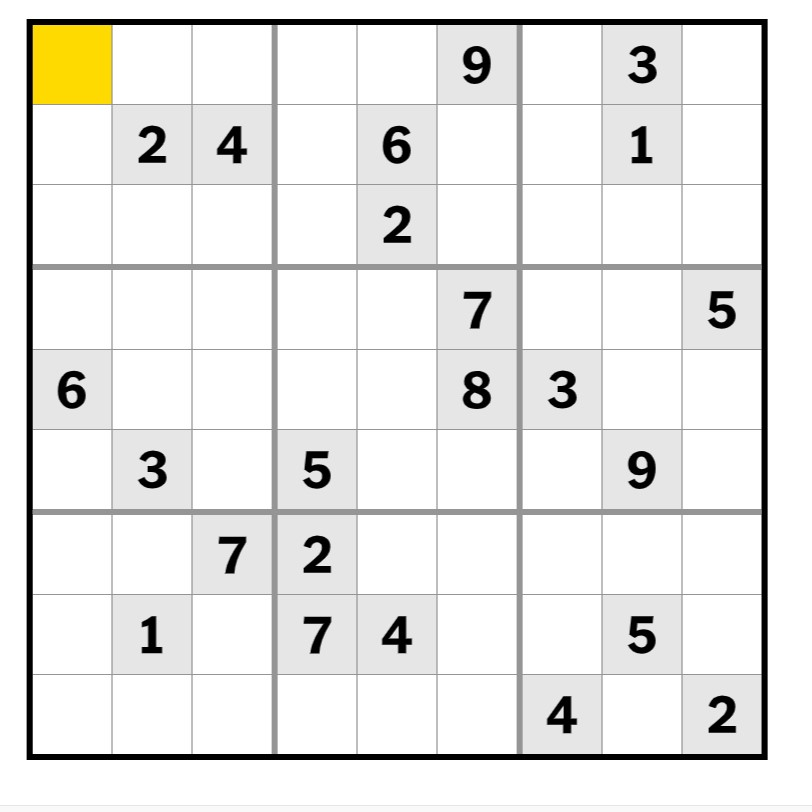
#> input picture p2.jpg, 812 x 812 px
$ python inputSudoku.py
#> lines starting #> are read from the running program, lines starting #| are printed output that depends on the picture; after the words box and inside, x2 and y2 are one past the last pixel; in counts of white or black regions, pixels touching at a corner belong together
# Import dependencies
import numpy as np
import matplotlib.pyplot as plt
from cv2 import cv2 # This is the OpenCV Python library
import pytesseract # This is the TesseractOCR Python library# Set Tesseract CMD path to the location of tesseract.exe file
from pytesseract import Output

from digit import Digit

pytesseract.pytesseract.tesseract_cmd = r'C:\Program Files\Tesseract-OCR\tesseract.exe'
possible_characters = [ '0', '1', '2', '3', '4', '5', '6', '7', '8', '9']

# get grayscale image
def get_grayscale(image):
    return cv2.cvtColor(image, cv2.COLOR_BGR2GRAY)

# noise removal
def remove_noise(image):
    return cv2.medianBlur(image,5)

#thresholding
def thresholding(image):
    return cv2.threshold(image, 127, 255, cv2.THRESH_BINARY + cv2.THRESH_OTSU)[1]

#dilation
def dilate(image):
    kernel = np.ones((5,5),np.uint8)
    return cv2.dilate(image, kernel, iterations = 1)

#erosion
def erode(image):
    kernel = np.ones((5,5),np.uint8)
    return cv2.erode(image, kernel, iterations = 1)

#opening - erosion followed by dilation
def opening(image):
    kernel = np.ones((5,5),np.uint8)
    return cv2.morphologyEx(image, cv2.MORPH_OPEN, kernel)

#canny edge detection
def canny(image):
    return cv2.Canny(image, 100, 200)

#skew correction
def deskew(image):
    coords = np.column_stack(np.where(image > 0))
    angle = cv2.minAreaRect(coords)[-1]
    if angle < -45:
        angle = -(90 + angle)
    else:
        angle = -angle
    (h, w) = image.shape[:2]
    center = (w // 2, h // 2)
    M = cv2.getRotationMatrix2D(center, angle, 1.0)
    rotated = cv2.warpAffine(image, M, (w, h), flags=cv2.INTER_CUBIC, borderMode=cv2.BORDER_REPLICATE)
    return rotated

#template matching
def match_template(image, template):
    return cv2.matchTemplate(image, template, cv2.TM_CCOEFF_NORMED)

def show(img):
    cv2.imshow('shapes', img)
    cv2.waitKey(300)
    cv2.destroyAllWindows()

def get_number(small_image):

    num = get_grayscale(small_image)
    # [5 lines of commented-out code are left out]
    thresh = 127
    im_bw = cv2.threshold(num, thresh, 255, cv2.THRESH_BINARY)[1]
    im_bw = 255-im_bw
    #show(im_bw)
    num = small_image
    custom_config = r'--oem 3 --psm 6 outputbase digits'
    return pytesseract.image_to_string(num, config='--psm 10 --oem 3 -c tessedit_char_whitelist=0123456789')[0]


def input_puzzle(img):

    problem_grid = np.zeros([9,9])
    digits = []

    width = len(img)//9
    size = len(img)
    for row in range(9):
        for col in range(9):
            # Cut c pixels from surrounding Border
            c = 5
            num = img[row*width+c:row*width+width-c, col*width+c:col*width+width-c]
            number = get_number(num)

            num = img[row*width:row*width+width, col*width:col*width+width]
            digits.append(Digit(num, number))
            #print(number)
            r = int(100*(row*width)/(11*size))
            c = int(100*(col*width)/(11*size))

            if number in possible_characters:
                    problem_grid[r, c] = number
            else:
                problem_grid[r, c] = 0

    return problem_grid, digits


def image_input(path):
#> called with path = 'p2.jpg'
    problem_grid = np.zeros([9,9])

    img = cv2.imread(path)
#> img is the input picture: shape (812, 812, 3); mean B, G, R 231.5, 233.6, 233.9
    imgGry = cv2.cvtColor(img, cv2.COLOR_BGR2GRAY)

    _ , thrash = cv2.threshold(imgGry, 127 , 255, cv2.CHAIN_APPROX_NONE)
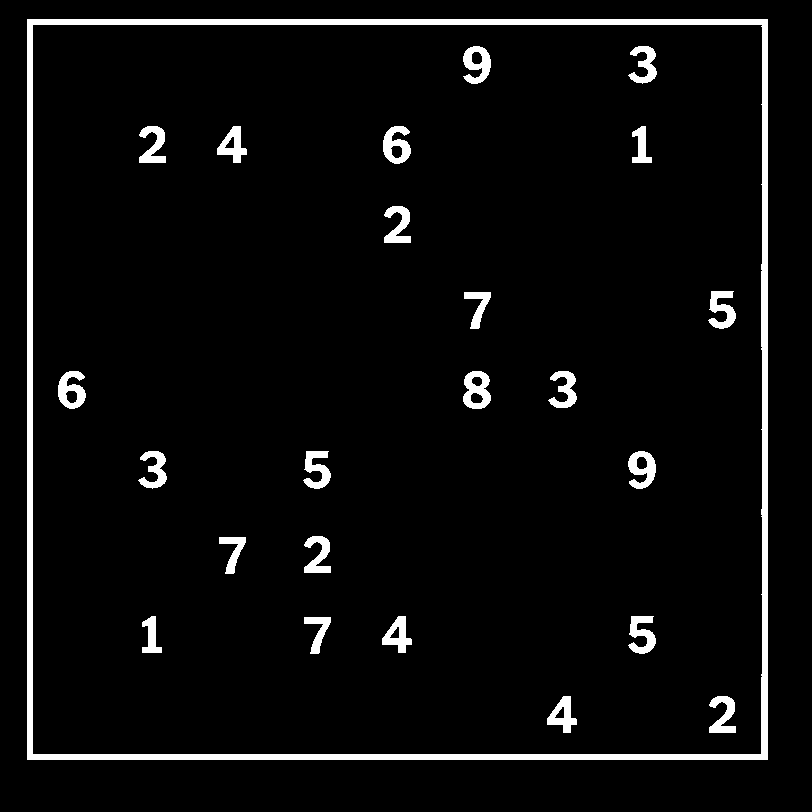
#> thrash: shape (812, 812); 4.6% white; 24 white regions
    contours , _ = cv2.findContours(thrash, cv2.RETR_TREE, cv2.CHAIN_APPROX_NONE)
#> contours = 34 contours; largest, box (x1, y1, x2, y2) and area: (27, 19, 768, 760) 547600, (32, 24, 763, 755) 532722, (463, 371, 491, 409) 800, (383, 126, 411, 164) 688, (58, 371, 86, 409) 686

    for contour in contours:
        approx = cv2.approxPolyDP(contour, 0.01* cv2.arcLength(contour, True), True)

        perimeter = cv2.arcLength(contour,True)

        if  perimeter > 900:
            x, y , w, h = cv2.boundingRect(approx)
            puzzle = img[y:y+h, x:x+w]
            # Return cropped image.
            cv2.drawContours(img, [approx], 0, (0, 143, 255), 1)
            return puzzle

        else:
            print('Return original image')
            return img
#> this loop made 1 pass
#> (approx, perimeter, x, y, w, h) on pass 1: ([[27, 19], [27, 759], [767, 759], [767, 19]], 2960, 27, 19, 741, 741)
#> pass 1, in image_input, `puzzle = img[y:y+h, x:x+w]`:
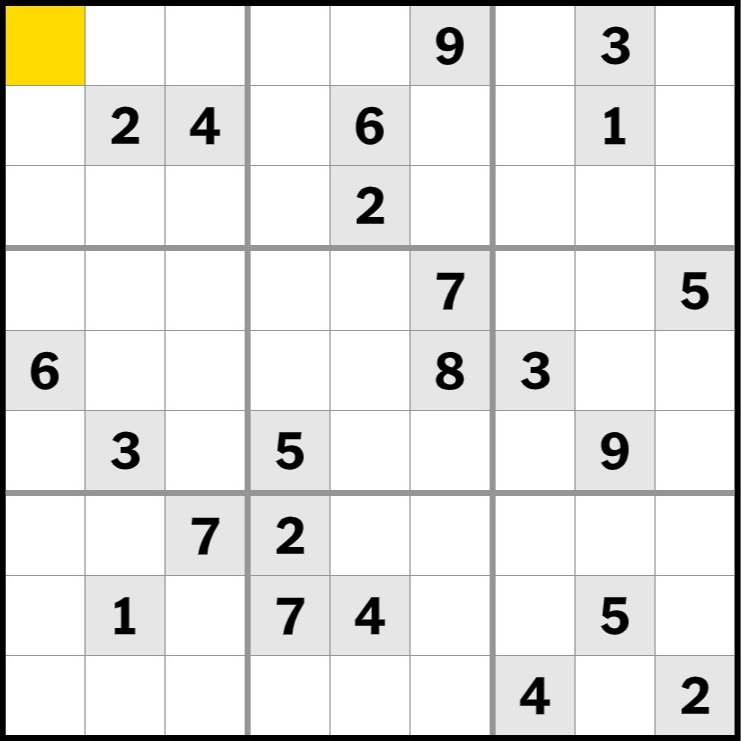
#> puzzle: shape (741, 741, 3); mean B, G, R 227.1, 229.5, 229.9
#> after the loop:
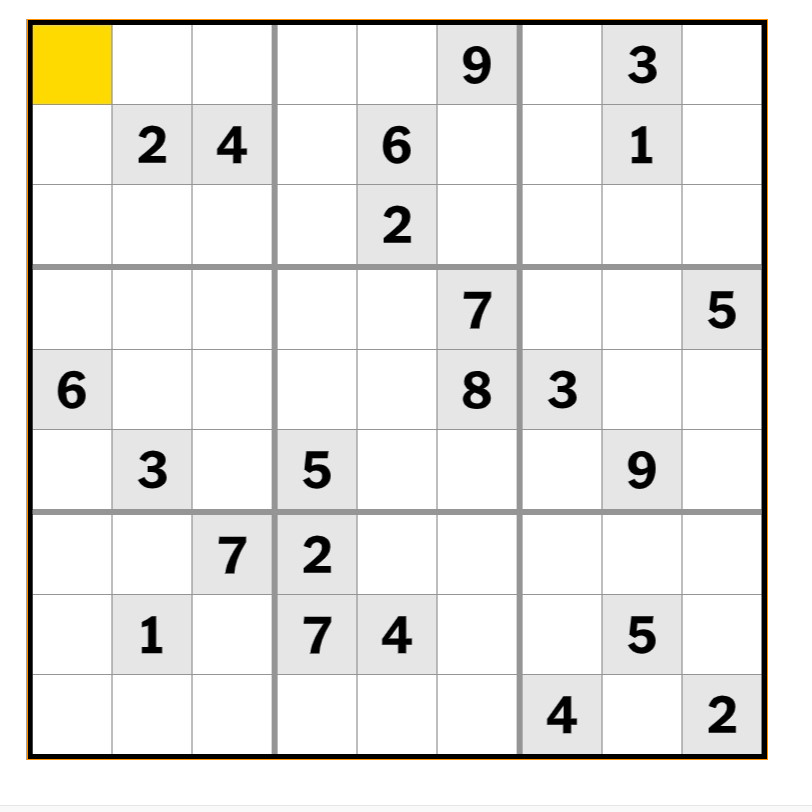
#> img: shape (812, 812, 3); 0.45% of pixels changed, all inside (x1, y1, x2, y2) = (27, 19, 768, 760)

    return problem_grid


if __name__ == '__main__':
    grid_image = image_input('p2.jpg') # This returns either a cropped image or the original.
    grid, digits = input_puzzle(grid_image)
#> in input_puzzle, `width = len(img)//9`: width = 82
#> in input_puzzle, `size = len(img)`: size = 741
#> the loop in input_puzzle, `for row in range(9):` made 1 pass
#> pass 1, in get_number, `num = get_grayscale(small_image)`:
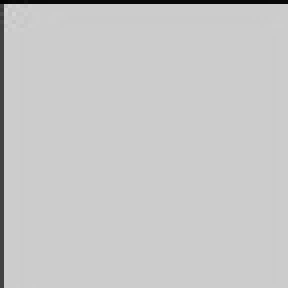
#> num: shape (72, 72) (shown 4 times larger); min 4, max 212, mean 199.4
#> pass 1, in get_number, `im_bw = cv2.threshold(num, thresh, 255, cv2.THRESH_BINARY)[1]`:
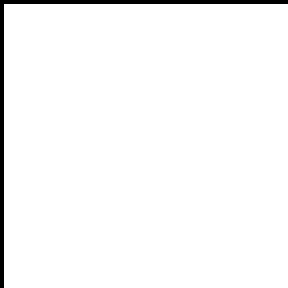
#> im_bw: shape (72, 72) (shown 4 times larger); 97.2% white; black in thin lines or dots
#> pass 1, in get_number, `num = small_image`:
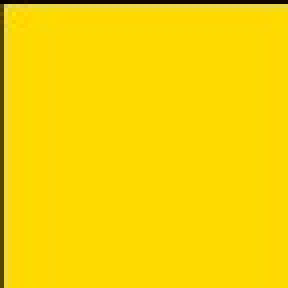
#> num: shape (72, 72, 3) (shown 4 times larger); mean of channels 0, 1, 2 3.1, 212.7, 247.7; drawn as B, G, R
#> after the loop in input_puzzle, `for row in range(9):`: digits = []
#> (the run stopped early here; a loop or call above may not have finished)

$ run again, with p1.jpg copied over p2.jpg
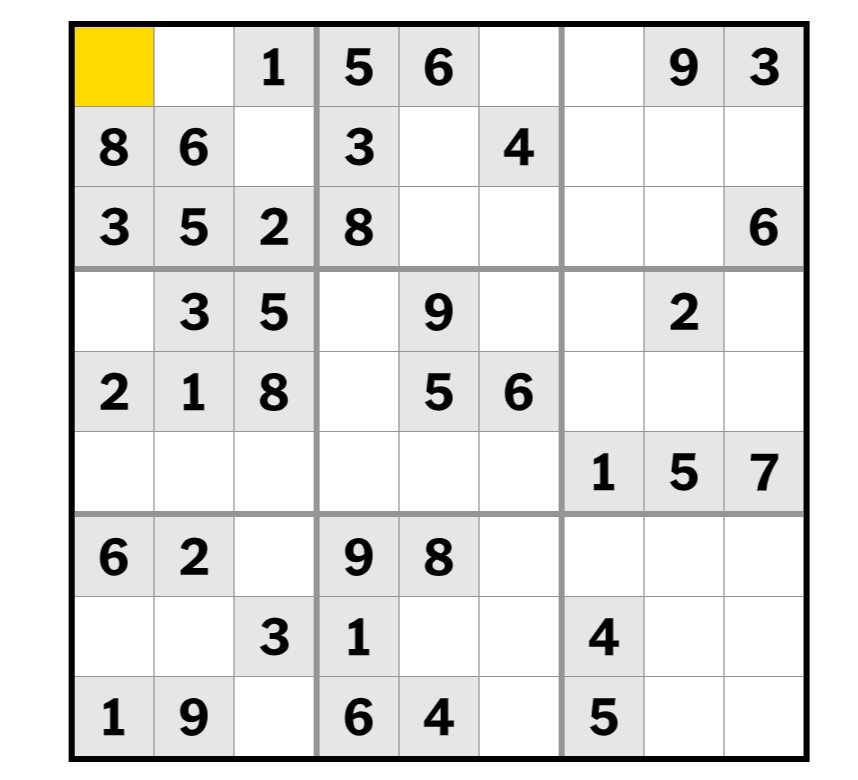
#> input picture p1.jpg, 858 x 780 px
#> in image_input, img is the input picture: shape (780, 858, 3); mean B, G, R 225.4, 227.4, 227.7
#> in image_input, `_ , thrash = cv2.threshold(imgGry, 127 , 255, cv2.CHAIN_APPROX_NONE)`:
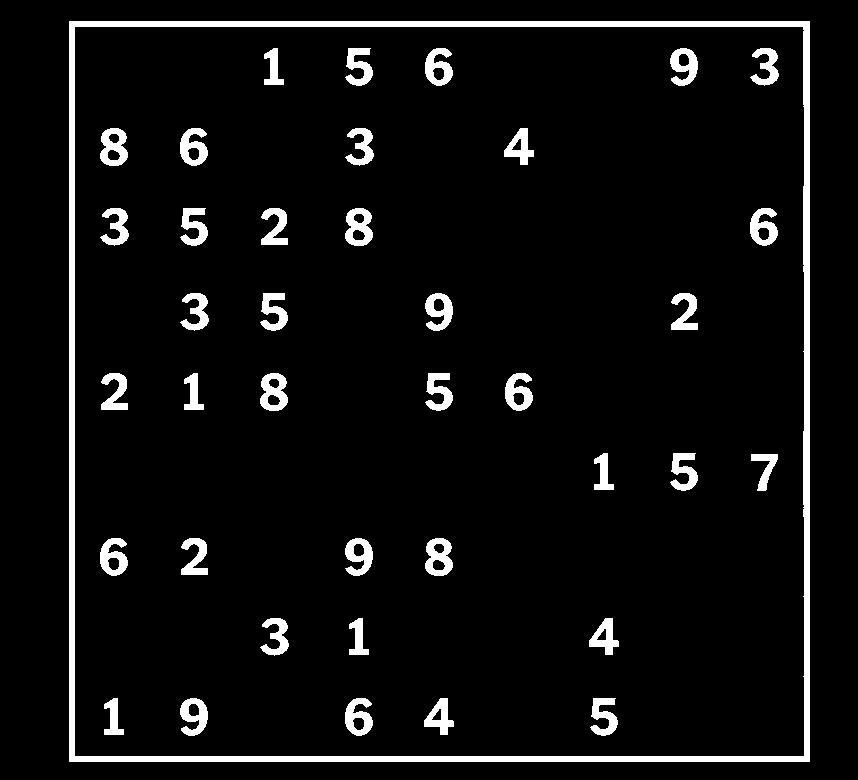
#> thrash: shape (780, 858); 6% white; 39 white regions
#> contours = 61 contours; largest, box (x1, y1, x2, y2) and area: (69, 21, 810, 762) 547600, (74, 26, 805, 757) 532648, (425, 538, 453, 576) 800, (345, 208, 373, 246) 800, (260, 373, 288, 411) 798
#> the loop in image_input, `for contour in contours:` made 1 pass
#> (approx, perimeter, x, y, w, h) on pass 1: ([[69, 21], [69, 761], [809, 761], [809, 21]], 2960, 69, 21, 741, 741)
#> after the loop in image_input, `for contour in contours:`:
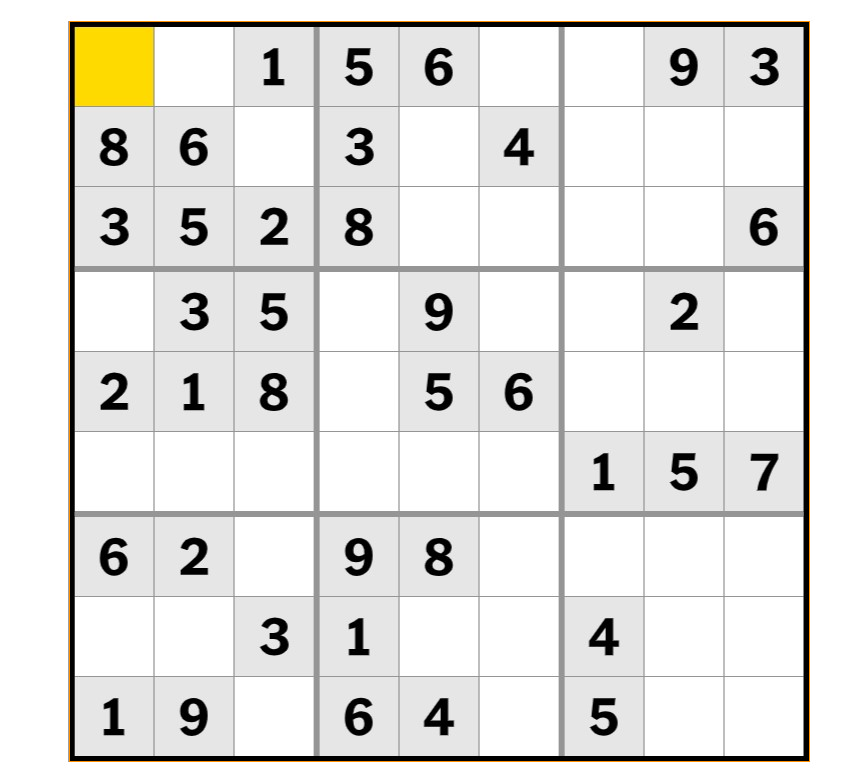
#> img: shape (780, 858, 3); 0.44% of pixels changed, all inside (x1, y1, x2, y2) = (69, 21, 810, 762)
#> width = 82
#> size = 741
#> after the loop in input_puzzle, `for row in range(9):`: digits = []

$ run again, with example.jpg copied over p2.jpg
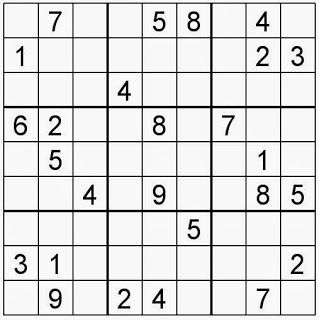
#> input picture example.jpg, 319 x 320 px
#> in image_input, img is the input picture: shape (320, 319, 3); min 0, max 255, mean 222.4
#> in image_input, `_ , thrash = cv2.threshold(imgGry, 127 , 255, cv2.CHAIN_APPROX_NONE)`:
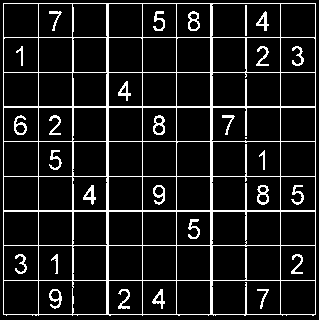
#> thrash: shape (320, 319); 10.8% white in thin lines or dots
#> contours = 116 contours, 1 with area under 20; largest, box (x1, y1, x2, y2) and area: (3, 3, 316, 316) 97053, (212, 245, 281, 281) 2344, (212, 141, 281, 177) 2344, (211, 3, 281, 38) 2312, (211, 107, 281, 142) 2284
#> the loop in image_input, `for contour in contours:` made 1 pass
#> (approx, perimeter, x, y, w, h) on pass 1: ([[3, 3], [3, 314], [315, 314], [315, 3]], 1259.3, 3, 3, 313, 312)
#> after the loop in image_input, `for contour in contours:`:
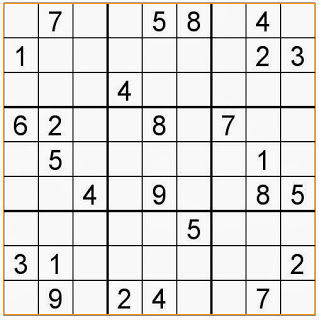
#> img: shape (320, 319, 3); 1.22% of pixels changed, all inside (x1, y1, x2, y2) = (3, 3, 316, 315)
#> width = 34
#> size = 312
#> after the loop in input_puzzle, `for row in range(9):`: digits = []

$ run again, with p1_crop.jpg copied over p2.jpg
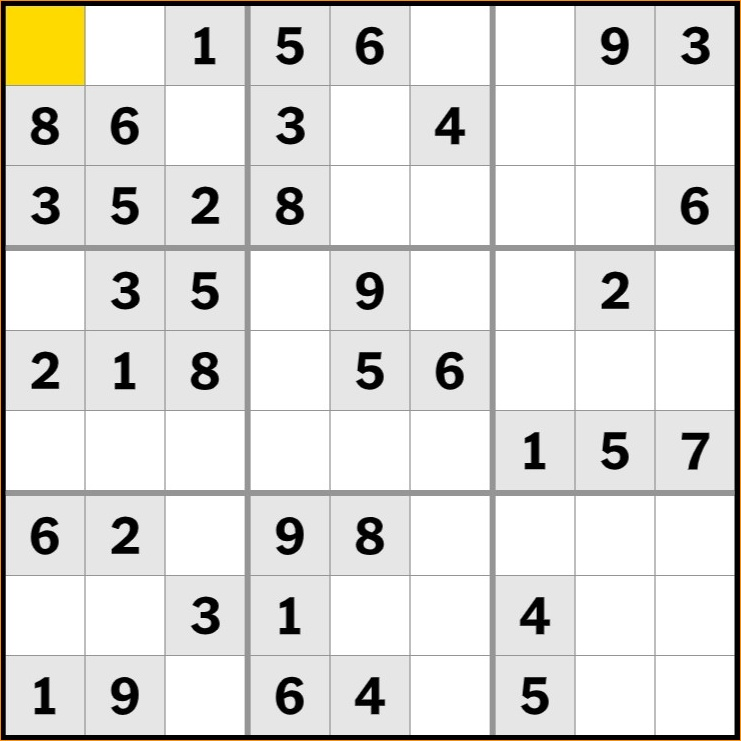
#> input picture p1_crop.jpg, 741 x 741 px
#> in image_input, img is the input picture: shape (741, 741, 3); mean B, G, R 219.3, 222.2, 223.2
#> in image_input, `_ , thrash = cv2.threshold(imgGry, 127 , 255, cv2.CHAIN_APPROX_NONE)`:
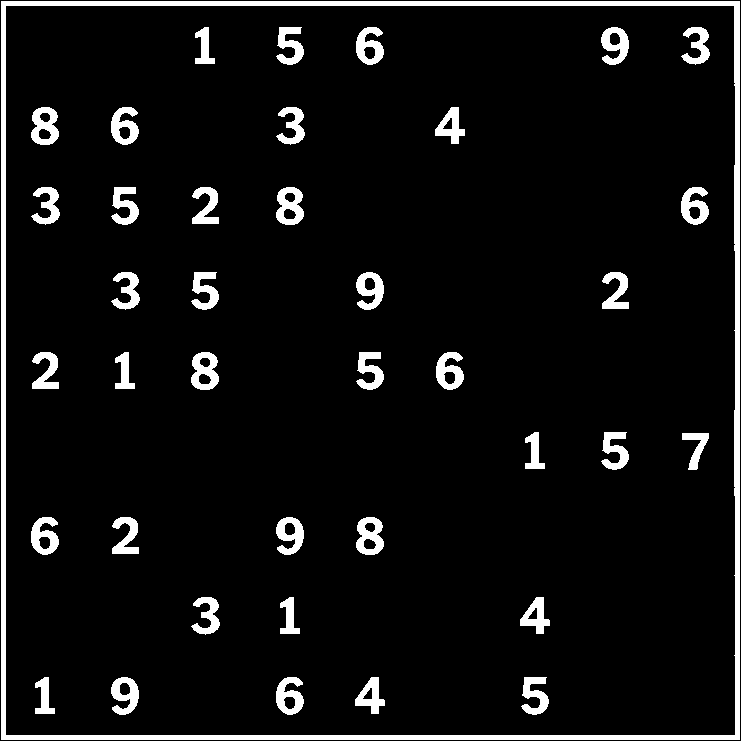
#> thrash: shape (741, 741); 6.7% white; 39 white regions
#> contours = 61 contours; largest, box (x1, y1, x2, y2) and area: (1, 1, 740, 740) 544644, (5, 5, 736, 736) 532646, (276, 187, 304, 225) 800, (356, 517, 384, 555) 798, (191, 352, 219, 390) 798
#> the loop in image_input, `for contour in contours:` made 1 pass
#> (approx, perimeter, x, y, w, h) on pass 1: ([[1, 1], [1, 739], [739, 739], [739, 1]], 2952, 1, 1, 739, 739)
#> width = 82
#> size = 739
#> the loop in input_puzzle, `for row in range(9):` made 1 pass
#> pass 1, in get_number, `num = small_image`:
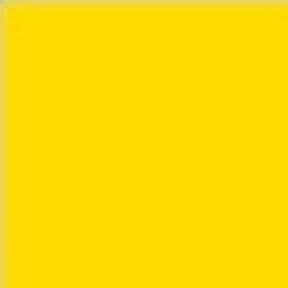
#> num: shape (72, 72, 3) (shown 4 times larger); mean of channels 0, 1, 2 3.7, 217.8, 253.2; drawn as B, G, R
#> after the loop in input_puzzle, `for row in range(9):`: digits = []
